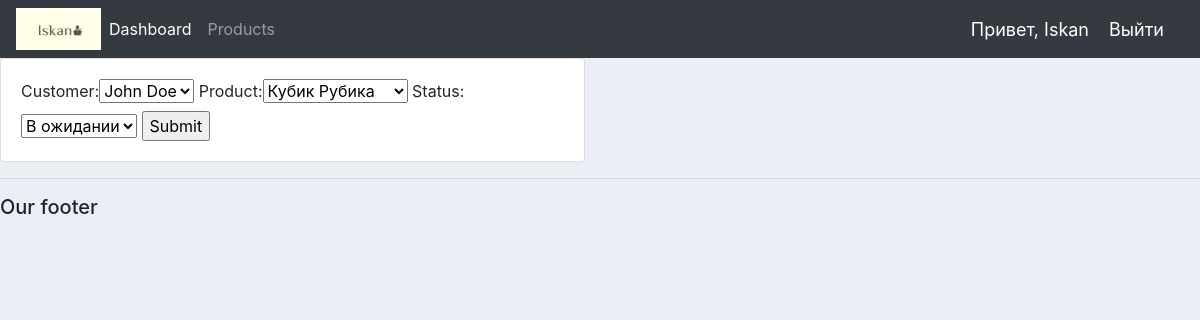
The page /update_order/4/ (signed in) on the database its author committed.
### accounts/models.py (models this page shows, shortened)
class Order(models.Model):
    STATUS = (
        ('В ожидании', 'В ожидании'),
        ('В пути', 'В пути'),
        ('Доставлен', 'Доставлен'),
    )
    customer = models.ForeignKey(Customer, null=True, on_delete=models.SET_NULL)
    product = models.ForeignKey(Product, null=True, on_delete=models.SET_NULL)
    date_created = models.DateTimeField(auto_now_add=True, null=True)
    status = models.CharField(max_length=200, null=True, choices=STATUS)

### accounts/decorators.py (the view)
        def wrapper_func(request, *args, **kwargs):
            group = None
            if request.user.groups.exists():
                group = request.user.groups.all()[0].name
            if group in allowed_roles:
                return view_func(request, *args, **kwargs)
            else:
                return HttpResponse("Вы не авторизованы для просмотра этой страницы")

### accounts/forms.py
class OrderForm(ModelForm):
    class Meta:
        model = Order
        fields = '__all__'

### accounts/models.py (called while the page is built)
    def __str__(self):
        return self.name  # позже в админке будет отображаться имя объекта, среди созданных пользователей

    def __str__(self):
        return self.name

### accounts/views.py (called while the page is built)
@login_required(login_url='login')
@allowed_users(allowed_roles=['admin'])
def updateOrder(request, pk):
    order = Order.objects.get(id=pk)
    form = OrderForm(instance=order)
    if request.method == 'POST':
        form = OrderForm(request.POST, instance=order)
        if form.is_valid():
            form.save()
            return redirect('/')
    context = {'form': form}
    return render(request, 'accounts/order_form.html', context)

### accounts/templates/accounts/order_form.html (shortened to what this page needs)
{% extends 'accounts/main.html' %}
{% load static %}
{% block content %}
<div class="row">
    <div class="col-md-6">
        <div class="card card-body">
            <form  action="" method="POST">
                    {{form}}
                <input type="submit" name="Submit">
            </form>
        </div>
    </div>
</div>
{% endblock %}

### accounts/templates/accounts/navbar.html (shortened to what this page needs)
{% load static %}
<nav class="navbar navbar-expand-lg navbar-dark bg-dark">
  <img src="{% static 'images/Iskann.jpg' %}" width="85" height="42">
  <div class="collapse navbar-collapse" id="navbarNav">
    <ul class="navbar-nav">
      {% if request.user.is_staff %}
      <li class="nav-item active">
        <a class="nav-link" href="{% url 'home' %}">Dashboard </a>
      </li>
      <li class="nav-item">
        <a class="nav-link" href="{% url 'products' %}">Products</a>
      </li>
      {% endif %}
    </ul>
  </div>
  <span class="hello-msg">Привет, {{request.user}} </span>
  <span><a  class="hello-msg" href="{% url 'logout' %}"> Выйти</a></span>
</nav>

### static/css/main.css (style rules this page uses)
body { background-color: #ebeff5; }

### accounts/templates/accounts/navbar.html (style rules this page uses)
.hello-msg { font-size: 18px; color: #fff; margin-right: 20px; }

### rows shown on the page
Order: customer "John Doe", product "Кубик Рубика", status "В ожидании"

### other values the page prints
{{ request.user }} "Iskan"
